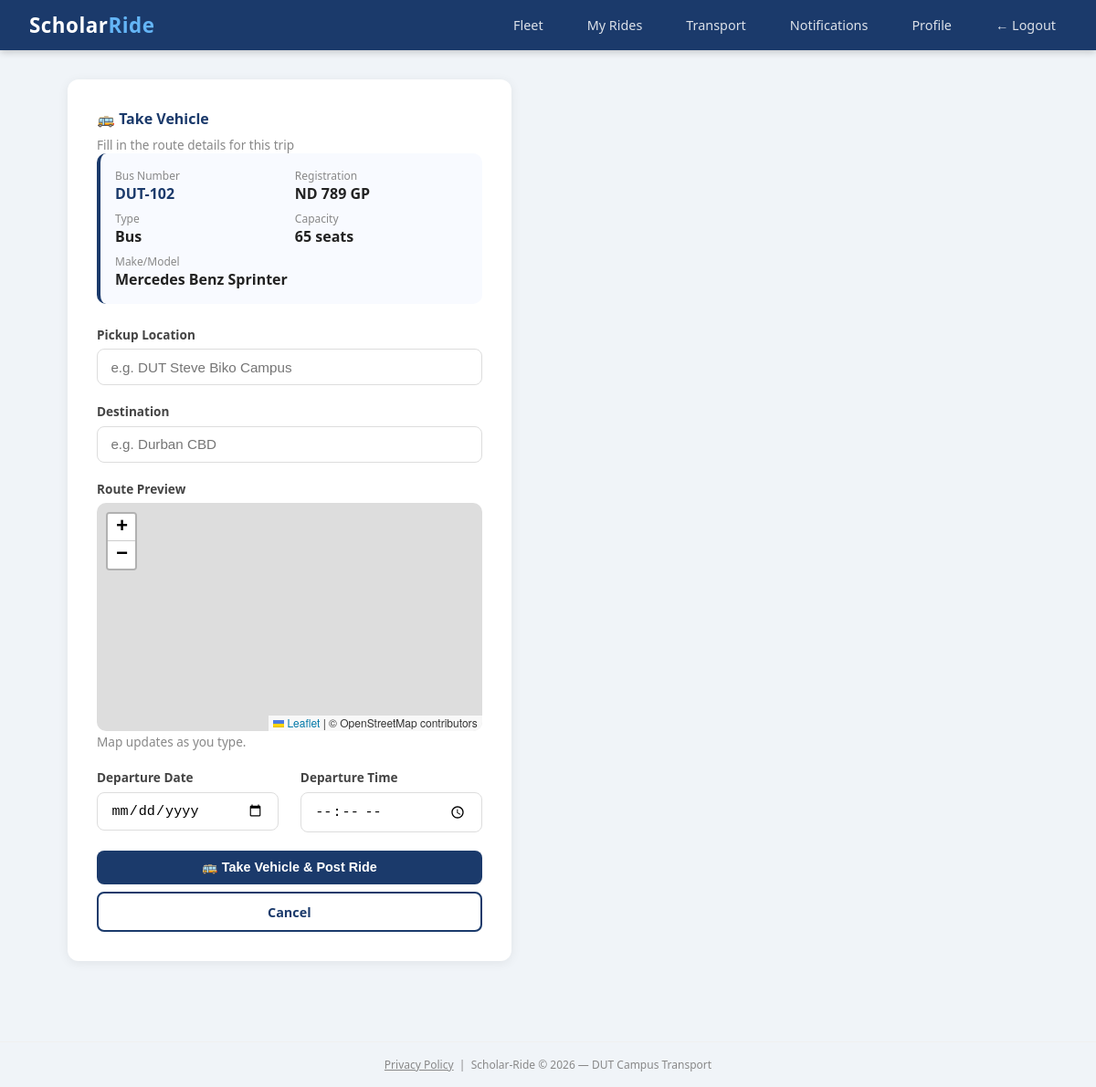
/admin/fleet/4/take (signed in), run on the app's committed database.
### scholar_ride/models.py (models this page shows)
class Vehicle(db.Model):
    id = db.Column(db.Integer, primary_key=True)
    bus_number = db.Column(db.String(20), unique=True, nullable=False)
    registration_number = db.Column(db.String(20), unique=True, nullable=False)
    vehicle_type = db.Column(db.String(50), nullable=False)
    make_model = db.Column(db.String(100), nullable=False)
    capacity = db.Column(db.Integer, nullable=False)
    status = db.Column(db.String(20), default='available')
    current_driver_id = db.Column(db.Integer, db.ForeignKey('user.id'), nullable=True)
    current_ride_id = db.Column(db.Integer, db.ForeignKey('ride.id'), nullable=True)
    notes = db.Column(db.String(200), nullable=True)
    created_at = db.Column(db.DateTime, default=datetime.utcnow)
    current_driver = db.relationship('User', foreign_keys=[current_driver_id])
    current_ride = db.relationship('Ride', foreign_keys=[current_ride_id])

### scholar_ride/routes/admin.py (the view, shortened to what this page needs)
@admin.route('/admin/fleet/<int:vehicle_id>/take', methods=['GET', 'POST'])
@login_required
def take_vehicle(vehicle_id):
    if current_user.role != 'driver':
        flash('Only drivers can take vehicles.', 'danger')
        return redirect('/admin/fleet')
    from scholar_ride.models import Vehicle
    vehicle = Vehicle.query.get_or_404(vehicle_id)
    if vehicle.status != 'available':
        flash('This vehicle is not available.', 'danger')
        return redirect('/admin/fleet')
    active_ride = Ride.query.filter_by(
        driver_id=current_user.id,
        status='active'
    ).first()
    if active_ride:
        flash('You already have an active ride. Complete or cancel it before taking another vehicle.', 'warning')
        return redirect('/admin/fleet')
    return render_template('admin/take_vehicle.html', vehicle=vehicle)

### scholar_ride/models.py (called while the page is built)
@login_manager.user_loader
def load_user(user_id):
    return User.query.get(int(user_id))

### scholar_ride/templates/admin/take_vehicle.html (shortened to what this page needs)
{% extends "base.html" %}
{% block content %}
<div class="row justify-content-center">
    <div class="col-md-6">
        <div class="card p-4">
            <h4 style="color:#1B3A6B;" class="mb-1">🚌 Take Vehicle</h4>
            <p class="text-muted mb-3">Fill in the route details for this trip</p>
            <div style="background:#f8faff; border-radius:10px; padding:1rem; margin-bottom:1.5rem; border-left:4px solid #1B3A6B;">
                <div style="display:grid; grid-template-columns:1fr 1fr; gap:0.5rem;">
                    <div>
                        <div style="font-size:0.75rem; color:#888;">Bus Number</div>
                        <div style="font-weight:700; color:#1B3A6B;">{{ vehicle.bus_number }}</div>
                    </div>
                    <div>
                        <div style="font-size:0.75rem; color:#888;">Registration</div>
                        <div style="font-weight:700;">{{ vehicle.registration_number }}</div>
                    </div>
                    <div>
                        <div style="font-size:0.75rem; color:#888;">Type</div>
                        <div style="font-weight:600;">{{ vehicle.vehicle_type }}</div>
                    </div>
                    <div>
                        <div style="font-size:0.75rem; color:#888;">Capacity</div>
                        <div style="font-weight:600;">{{ vehicle.capacity }} seats</div>
                    </div>
                    <div>
                        <div style="font-size:0.75rem; color:#888;">Make/Model</div>
                        <div style="font-weight:600;">{{ vehicle.make_model }}</div>
                    </div>
                </div>
            </div>
            <form method="POST" action="/admin/fleet/{{ vehicle.id }}/take">
                <div class="form-group">
                    <label>Pickup Location</label>
                    <input type="text" name="origin" id="origin" class="form-control"
                           placeholder="e.g. DUT Steve Biko Campus" required>
                </div>
                <div class="form-group">
                    <label>Destination</label>
                    <input type="text" name="destination" id="destination" class="form-control"
                           placeholder="e.g. Durban CBD" required>
                </div>
                <div class="form-group">
                    <label>Route Preview</label>
                    <div id="map" style="height:250px; border-radius:10px; z-index:0;"></div>
                    <small class="text-muted">Map updates as you type.</small>
                </div>
                <div class="row">
                    <div class="col-half">
                        <div class="form-group">
                            <label>Departure Date</label>
                            <input type="date" name="departure_date" class="form-control" required>
                        </div>
                    </div>
                    <div class="col-half">
                        <div class="form-group">
                            <label>Departure Time</label>
                            <input type="time" name="departure_time" class="form-control" required>
                        </div>
                    </div>
                </div>
                <button type="submit" class="btn btn-primary w-100">
                    🚌 Take Vehicle & Post Ride
                </button>
                <a href="/admin/fleet" class="btn btn-outline w-100 mt-1">Cancel</a>
            </form>
        </div>
    </div>
</div>
<link rel="stylesheet" href="https://unpkg.com/leaflet@1.9.4/dist/leaflet.css"/>
{% endblock %}

### scholar_ride/templates/base.html (style rules this page uses)
*, *::before, *::after { box-sizing: border-box; margin: 0; padding: 0; }
body { font-family: 'Segoe UI', Tahoma, Geneva, Verdana, sans-serif; background: #f0f4f8; color: #222; }
.card { background: white; border-radius: 12px; box-shadow: 0 2px 12px rgba(0,0,0,0.07); padding: 2rem; margin-bottom: 1.5rem; }
.form-group { margin-bottom: 1.2rem; }
.form-group label { display: block; font-size: 0.85rem; font-weight: 600; color: #444; margin-bottom: 0.4rem; }
.form-control, .form-select { width: 100%; padding: 0.65rem 0.9rem; border: 1.5px solid #ddd; border-radius: 8px; font-size: 0.95rem; transition: border-color 0.2s; background: white; }
.btn { display: inline-block; padding: 0.65rem 1.4rem; border-radius: 8px; font-size: 0.9rem; font-weight: 600; cursor: pointer; border: none; text-decoration: none; text-align: center; transition: all 0.2s; }
.btn-primary { background: #1B3A6B; color: white; }
.btn-outline { background: transparent; color: #1B3A6B; border: 2px solid #1B3A6B; }
.row { display: flex; flex-wrap: wrap; gap: 1.5rem; }
.col-half { flex: 0 0 calc(50% - 0.75rem); }
.text-muted { color: #888; font-size: 0.85rem; }
.mt-1 { margin-top: 0.5rem; }
.mb-1 { margin-bottom: 0.5rem; }
.w-100 { width: 100%; }

### data on the page
Vehicle: bus_number "DUT-102", registration_number "ND 789 GP", vehicle_type "Bus", capacity "65", make_model "Mercedes Benz Sprinter"
